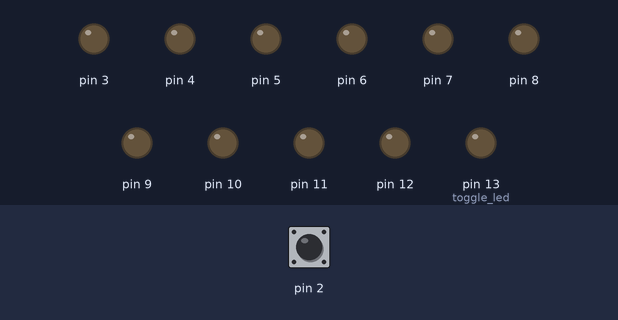
A sketch run on a simulated Arduino Uno, built with avr-gcc and run on an emulated ATmega328P. On the bench: output pins drawn as LEDs (lit = HIGH). Inputs (shaded band) come from the test bench; at power-on: pin 2 HIGH. Sleep ends after the set time or at an interrupt; what the sketch prints to the serial monitor is not drawn.

Above: at 0.05 s.
Timing chart, 0 to 3.0 s (numbered marks = the images above):
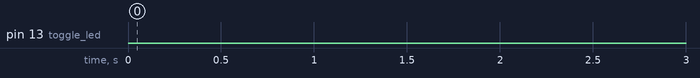

Measured:
- by itself, everything shown: repeats every 2.2 s, in 4 steps

The sketch:

hydration_reminder.ino
```cpp
#include <avr/sleep.h>
#include <avr/wdt.h>
#include <avr/interrupt.h>

// D13 -> PB5

// States
const unsigned int HYDRATED = 0;
const unsigned int DEHYDRATED = 1;
const unsigned int STANDBY = 2;

const unsigned int BLINK_FREQ = 1; // x 8 seconds
// const unsigned int STANDBY_THRESH = 10800; // 1 day
const unsigned int STANDBY_THRESH = 3;
// const unsigned int DEHYDRATION_THRESH = 450; // 1h
const unsigned int DEHYDRATION_THRESH = 3;
const unsigned int EXT_INT_PAUSE_THRESH = 1;  // x8s How many cycles of 8s to pause external ints

volatile unsigned int wdt_counter = 0;
volatile int state = HYDRATED;
volatile bool tilted = false;
int i = 0;

void ultra_low_power_mode() {
  // Disable unused peripherals to save power
  PRR = (1 << PRADC)  // ADC off
        // | (1<<PRUSART0) // Serial off if not used
        | (1 << PRSPI)   // SPI off
        | (1 << PRTIM0)  // Timer0 off (affects millis() and delay())
        // | (1 << PRTIM1)  // Timer1 off
        | (1 << PRTIM2)  // Timer2 off
        | (1 << PRTWI);  // I2C off

  // Set unused pins as inputs or outputs to reduce leakage
  for (int pin = 0; pin <= 13; pin++) {
    pinMode(pin, OUTPUT);    // or INPUT_PULLUP if needed
    digitalWrite(pin, LOW);  // ensure LOW if output
  }
}

void printRegister8(const char* name, uint8_t reg) {
  Serial.print(name);
  Serial.print(" = 0b");
  for (int i = 7; i >= 0; i--) {
    Serial.print((reg >> i) & 1);
  }
  Serial.println();
}

void start_wdt(int wdp3, int wdp2, int wdp1, int wdp0) {
  wdt_reset();
  WDTCSR |= ((1 << WDCE) | (1 << WDE));
  WDTCSR = ((1 << WDIE) | (wdp0 << WDP0) | (wdp1 << WDP1) | (wdp2 << WDP2) | (wdp3 << WDP3));
  wdt_counter = 0;
}

void start_wdt_longest() {  //8s timeout
  start_wdt(1, 0, 0, 1);
}

void stop_wdt() {
  wdt_reset();
  WDTCSR |= ((1 << WDCE) | (1 << WDE));
  WDTCSR = 0;
  wdt_counter = 0;
}

void sleep() {
  SMCR |= (1 << SE);  //enable sleep
  asm("sleep");
  SMCR &= ~(1 << SE);  //disable sleep
}

void toggle_led() {
  PORTB ^= (1 << PB5);  // Pin 13 on Pro Mini is PB5
}

void turn_off_led() {
  PORTB &= ~(1 << PB5);  // Pin 13 on Pro Mini is PB5
}

void turn_on_led() {
  PORTB |= (1 << PB5);  // Pin 13 on Pro Mini is PB5
}

void start_dehydrated_state() {
  cli();
  stop_wdt();
  state = DEHYDRATED;
  sei();
}

void pause_external_ints() {
  // goes to sleep for a certain time before re-enabling external interrupts
  // avoid trigerring many sucessive external interrupts as the bottle stays
  // in tilted position
  start_wdt_longest();
  while (wdt_counter < EXT_INT_PAUSE_THRESH) {
    sleep();
  }
  stop_wdt();
  EIMSK = (1 << INT0);  //enable external interrupt for int0
}

void start_hydrated_state() {
  pause_external_ints();
  cli();
  start_wdt_longest();
  state = HYDRATED;
  sei();
}

void blink_nx(unsigned int n) {
  for (int j = 0; j < n; j++) {
    turn_on_led();
    start_wdt(0, 0, 1, 0);  //64ms
    while (wdt_counter == 0);
    turn_off_led();
    start_wdt(0, 1, 1, 0); //1s
    sleep();
  }
  stop_wdt();
}

void notify(){
    // by choice start_wdt_longest will zero wdt_counter, we use this variable to get around that
    unsigned int wdt_counter_cache;

    wdt_counter_cache = wdt_counter;
    blink_nx(3);
    start_wdt_longest();
    wdt_counter = wdt_counter_cache;
}

void hydrated_state() {
  Serial.println("hydrated");
  sleep();
  if (tilted) {
      tilted = false;
      start_hydrated_state();
    } else if (wdt_counter >= DEHYDRATION_THRESH) {
    start_dehydrated_state();
  }
}

void dehydrated_state() {

  Serial.println("Dehydrated");

  // drink event
  if (tilted) {
    turn_off_led();
    tilted = false;
    start_hydrated_state();
  // in dehydrated mode for too long event
  } else if (wdt_counter == STANDBY_THRESH) {
    start_standby_state();
  // notify event
  } else if ((wdt_counter % BLINK_FREQ) == 0) {
    Serial.println(wdt_counter);
    notify();
    Serial.println(wdt_counter);
  }
  sleep();

}

void start_standby_state() {
  state = STANDBY;
}

void standby_state() {
  // the standby state is triggered if in dehydrated state for too long, with the goal of conserving battery
  // only tilt will get out of standby state and into hydrated state
  stop_wdt();
  sleep();

  blink_nx(2);

  start_hydrated_state();
}


void setup() {
  cli();

  ultra_low_power_mode();

  // configuring led gpio
  DDRB |= (1 << PB5);  // set as output

  // watchdog timer config
  wdt_reset();
  WDTCSR |= ((1 << WDCE) | (1 << WDE));
  WDTCSR = ((1 << WDIE) | (1 << WDP3) | (1 << WDP0));  // enable wdt interrupt and choose largest prescaler

  //sleep mode config
  SMCR = (1 << SM1);  // power down mode

  // tilt sensor pin config
  DDRD &= ~(1 << PD2);  // set as input
  PORTD |= (1 << PD2);  //enable pullup resistor

  // external interrupt config (tilt sensor)
  EICRA = 0;            // interrupt at low level (0)
  EIMSK = (1 << INT0);  //enable external interrupt for int0

  Serial.begin(9600);

  sei();
}

void loop() {

  if (state == HYDRATED) {
    hydrated_state();
  } else if (state == DEHYDRATED) {
    dehydrated_state();
  } else if (state == STANDBY) {
    standby_state();
  }
}

ISR(WDT_vect) {
  wdt_counter++;
}

ISR(INT0_vect) {
  EIMSK = 0;  //disable external interrupt for int0 to avoid being stuck in this isr
  tilted = true;
}
```
